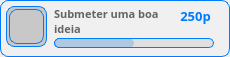
            <widget class="QWidget" name="achiev_5" native="true">
             <property name="styleSheet">
              <string notr="true">background-color:rgb(240,240,240);border-radius:8px;border:1px solid rgb(0,123,255);</string>
             </property>
             <widget class="QWidget" name="icon_frame_11" native="true">
              <property name="geometry">
               <rect>
                <x>6</x>
                <y>6</y>
                <width>41</width>
                <height>41</height>
               </rect>
              </property>
              <property name="styleSheet">
               <string notr="true">background-color:rgb(200,200,200);</string>
              </property>
              <widget class="QLabel" name="icon_image_11">
               <property name="geometry">
                <rect>
                 <x>3</x>
                 <y>3</y>
                 <width>35</width>
                 <height>35</height>
                </rect>
               </property>
               <property name="styleSheet">
                <string notr="true">border-image:url(:/Img/ideia.svg);border:1px solid rgb(0,123,255);</string>
               </property>
               <property name="text">
                <string/>
               </property>
              </widget>
             </widget>
             <widget class="QLabel" name="achiev_desc_11">
              <property name="geometry">
               <rect>
                <x>54</x>
                <y>6</y>
                <width>121</width>
                <height>31</height>
               </rect>
              </property>
              <property name="font">
               <font>
                <family>PibotoLt</family>
                <pointsize>8</pointsize>
                <weight>75</weight>
                <bold>true</bold>
               </font>
              </property>
              <property name="styleSheet">
               <string notr="true">color:rgb(100,100,100);border:none;background:transparent;</string>
              </property>
              <property name="text">
               <string>&lt;html&gt;&lt;head/&gt;&lt;body&gt;&lt;p&gt;Submeter uma boa ideia&lt;/p&gt;&lt;/body&gt;&lt;/html&gt;</string>
              </property>
              <property name="alignment">
               <set>Qt::AlignLeading|Qt::AlignLeft|Qt::AlignTop</set>
              </property>
              <property name="wordWrap">
               <bool>true</bool>
              </property>
              <property name="indent">
               <number>-1</number>
              </property>
             </widget>
             <widget class="QWidget" name="achiev_baratual_11" native="true">
              <property name="geometry">
               <rect>
                <x>54</x>
                <y>38</y>
                <width>80</width>
                <height>10</height>
               </rect>
              </property>
              <property name="styleSheet">
               <string notr="true">background-color:rgb(0,123,255);;border-radius:5px;</string>
              </property>
             </widget>
             <widget class="QWidget" name="achiev_bartotal_11" native="true">
              <property name="geometry">
               <rect>
                <x>54</x>
                <y>38</y>
                <width>160</width>
                <height>10</height>
               </rect>
              </property>
              <property name="styleSheet">
               <string notr="true">background-color:rgba(220,220,220,0.8);border-radius:5px;</string>
              </property>
             </widget>
             <widget class="QLabel" name="achiev_points_11">
              <property name="geometry">
               <rect>
                <x>170</x>
                <y>0</y>
                <width>51</width>
                <height>31</height>
               </rect>
              </property>
              <property name="font">
               <font>
                <family>PibotoLt</family>
                <pointsize>10</pointsize>
                <weight>75</weight>
                <bold>true</bold>
               </font>
              </property>
              <property name="styleSheet">
               <string notr="true">color:rgb(0,123,255);border:none;background:transparent;</string>
              </property>
              <property name="text">
               <string>250p</string>
              </property>
              <property name="alignment">
               <set>Qt::AlignCenter</set>
              </property>
              <property name="wordWrap">
               <bool>true</bool>
              </property>
              <property name="indent">
               <number>-1</number>
              </property>
             </widget>
            </widget>
